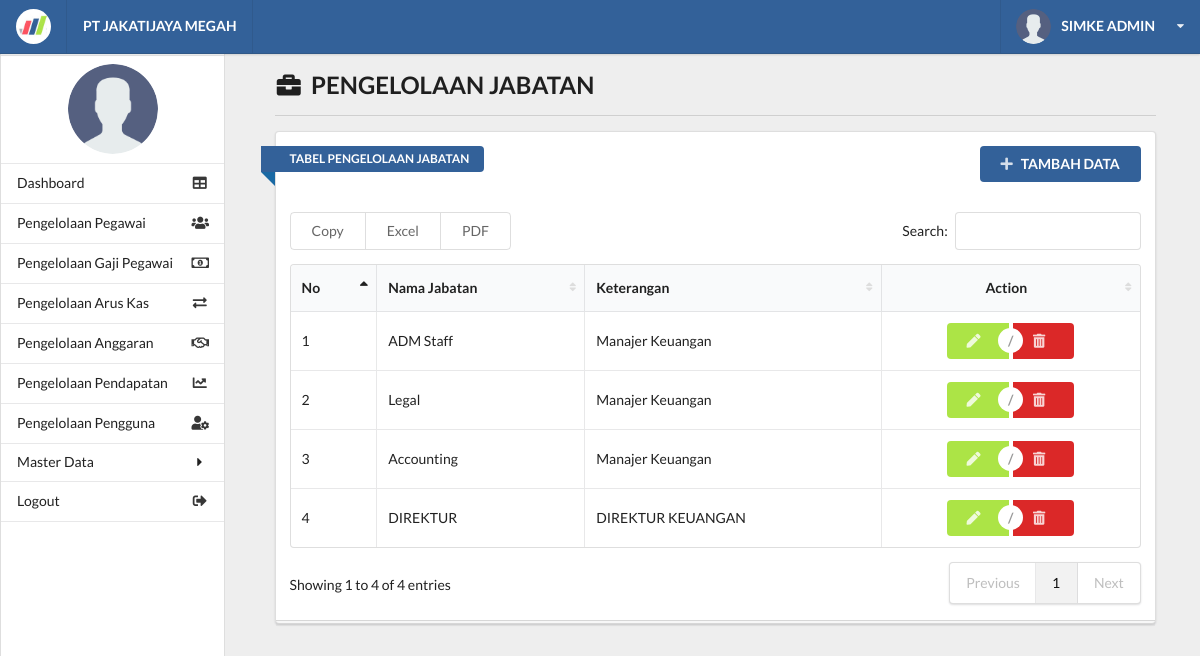
Screenshot of /kelola_jabatan.php (signed in) with the database file from the repository.
### tables this page shows
CREATE TABLE `tb_jabatan` (
  `id_jabatan` int(11) NOT NULL AUTO_INCREMENT,
  `nama_jabatan` varchar(250) NOT NULL,
  `keterangan` text,
  PRIMARY KEY (`id_jabatan`)
);

### functions/function_jabatan.php (called while the page is built, shortened)
<?php
	require_once 'database.php';
	function getData() {
		global $conn;
		$sql 	= "SELECT * FROM tb_jabatan";
		$result	= mysqli_query($conn, $sql);
		return mysqli_fetch_all($result, MYSQLI_ASSOC);
	}
?>

### kelola_jabatan.php (the view, shortened to what this page needs)
<?php
	require 'functions/function_jabatan.php';
	include_once 'layout/header.php';
	include_once 'layout/sidebar.php';
?>
		<div class="right floated thirteen wide computer sixteen wide phone column" id="content">
			<div class="ui container grid">
				<div class="row">
					<div class="fifteen wide computer sixteen wide phone centered column">
						<h2><i class="briefcase icon"></i> PENGELOLAAN JABATAN</h2>
						<div class="ui divider"></div>
						<div class="ui grid">
							<div class="sixteen wide computer sixteen wide phone centered column">
								<div class="ui stacked segment">
									<div class="">
										<a href="add_jabatan.php" class="ui blue right floated button">
											<i class="plus icon"></i>TAMBAH DATA
										</a>
										<div class="ui blue ribbon icon label">TABEL PENGELOLAAN JABATAN</div>
										<br><br><br>
									</div>
									<table id="example" class="ui celled table responsive nowrap unstackable" style="width:100%">
									    <thead>
									        <tr>
									            <th>No</th>
									            <th>Nama Jabatan</th>
									            <th>Keterangan</th>
									            <th style="text-align: center;">Action</th>
									        </tr>
									    </thead>
									    <tbody>
									    <?php $all = getData(); $no = 1; ?>
									    <?php foreach ($all as $data) { ?>
									    	<tr>
									    	    <td><?= $no++ ?></td>
									    	    <td><?= $data['nama_jabatan'] ?></td>
									    	    <td><?= $data['keterangan'] ?></td>
									    	    <td style="text-align: center;">
									    	    	<div class="ui buttons">
									    	    	  <a href="<?= 'edit_jabatan.php?id='.$data['id_jabatan']; ?>" class="ui green button"><i class="pen icon"></i></a>
									    	    	  <div class="or" data-text="/"></div>
									    	    	  <a href="<?= 'functions/function_jabatan.php?hapus='.$data['id_jabatan']; ?>" class="ui red button"><i class="trash alternate icon"></i></a>
									    	    	</div>
									    	    </td>
									    	</tr>
									    <?php } ?>
									    </tbody>
									</table>
								</div>
							</div>
						</div>
					</div>
				</div>
			</div>
		</div>
<?php
	include_once 'layout/footer.php';
?>

### assets/css/main.css (style rules this page uses)
html, body { background-color: #eeeeee; height: 100%; width: 100%; margin: 0; padding: 0; }
#content { top: 1em; }
.blue { background-color: #336199 !important; }
.green { background-color: #ACE446 !important; }

### rows the page displays
tb_jabatan: nama_jabatan "ADM Staff", keterangan "Manajer Keuangan"
tb_jabatan: nama_jabatan "Legal", keterangan "Manajer Keuangan"
tb_jabatan: nama_jabatan "Accounting", keterangan "Manajer Keuangan"
tb_jabatan: nama_jabatan "DIREKTUR", keterangan "DIREKTUR KEUANGAN"

### other values shown
$_SESSION['nama'] "SIMKE ADMIN"
